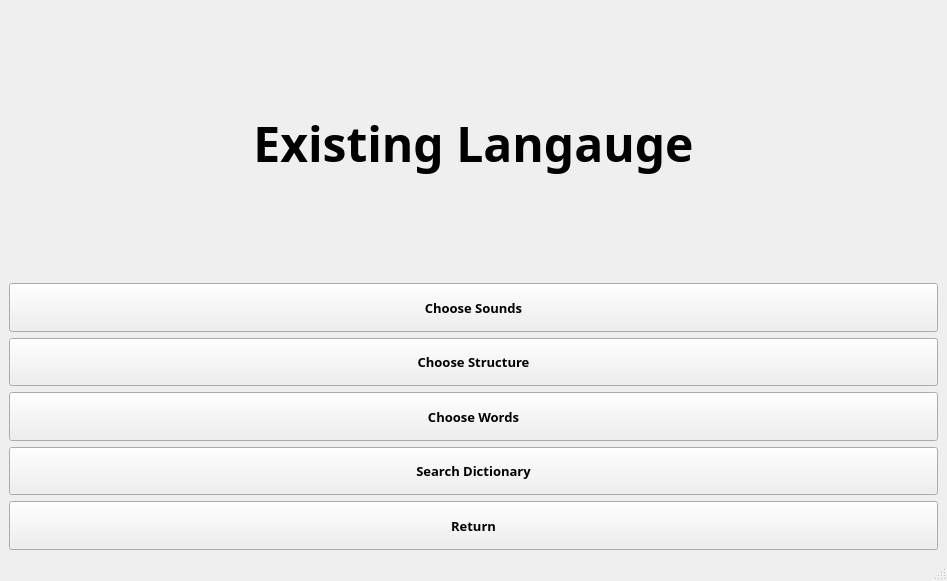
<?xml version="1.0" encoding="UTF-8"?>
<ui version="4.0">
 <class>ExistingLanguage</class>
 <widget class="QMainWindow" name="ExistingLanguage">
  <property name="geometry">
   <rect>
    <x>0</x>
    <y>0</y>
    <width>947</width>
    <height>581</height>
   </rect>
  </property>
  <property name="sizePolicy">
   <sizepolicy hsizetype="Minimum" vsizetype="Preferred">
    <horstretch>0</horstretch>
    <verstretch>0</verstretch>
   </sizepolicy>
  </property>
  <property name="windowTitle">
   <string>Language Creation Tool</string>
  </property>
  <widget class="QWidget" name="centralwidget">
   <layout class="QVBoxLayout" name="verticalLayout_2">
    <item>
     <widget class="QLabel" name="label">
      <property name="font">
       <font>
        <family>Franklin Gothic Heavy</family>
        <pointsize>36</pointsize>
        <weight>75</weight>
        <bold>true</bold>
       </font>
      </property>
      <property name="layoutDirection">
       <enum>Qt::LeftToRight</enum>
      </property>
      <property name="text">
       <string>Existing Langauge</string>
      </property>
      <property name="alignment">
       <set>Qt::AlignCenter</set>
      </property>
     </widget>
    </item>
    <item>
     <layout class="QVBoxLayout" name="verticalLayout">
      <item>
       <widget class="QPushButton" name="btnChooseSounds">
        <property name="sizePolicy">
         <sizepolicy hsizetype="Minimum" vsizetype="Preferred">
          <horstretch>0</horstretch>
          <verstretch>0</verstretch>
         </sizepolicy>
        </property>
        <property name="font">
         <font>
          <family>Franklin Gothic Heavy</family>
          <pointsize>10</pointsize>
          <weight>75</weight>
          <bold>true</bold>
         </font>
        </property>
        <property name="text">
         <string>Choose Sounds</string>
        </property>
        <attribute name="buttonGroup">
         <string notr="true">buttonGroup</string>
        </attribute>
       </widget>
      </item>
      <item>
       <widget class="QPushButton" name="btnChooseStructure">
        <property name="sizePolicy">
         <sizepolicy hsizetype="Minimum" vsizetype="Preferred">
          <horstretch>0</horstretch>
          <verstretch>0</verstretch>
         </sizepolicy>
        </property>
        <property name="font">
         <font>
          <family>Franklin Gothic Heavy</family>
          <pointsize>10</pointsize>
          <weight>75</weight>
          <bold>true</bold>
         </font>
        </property>
        <property name="text">
         <string>Choose Structure</string>
        </property>
        <attribute name="buttonGroup">
         <string notr="true">buttonGroup</string>
        </attribute>
       </widget>
      </item>
      <item>
       <widget class="QPushButton" name="btnChooseWords">
        <property name="sizePolicy">
         <sizepolicy hsizetype="Minimum" vsizetype="Preferred">
          <horstretch>0</horstretch>
          <verstretch>0</verstretch>
         </sizepolicy>
        </property>
        <property name="font">
         <font>
          <family>Franklin Gothic Heavy</family>
          <pointsize>10</pointsize>
          <weight>75</weight>
          <bold>true</bold>
         </font>
        </property>
        <property name="text">
         <string>Choose Words</string>
        </property>
        <attribute name="buttonGroup">
         <string notr="true">buttonGroup</string>
        </attribute>
       </widget>
      </item>
      <item>
       <widget class="QPushButton" name="btnSearchDictionary">
        <property name="sizePolicy">
         <sizepolicy hsizetype="Minimum" vsizetype="Preferred">
          <horstretch>0</horstretch>
          <verstretch>0</verstretch>
         </sizepolicy>
        </property>
        <property name="font">
         <font>
          <family>Franklin Gothic Heavy</family>
          <pointsize>10</pointsize>
          <weight>75</weight>
          <bold>true</bold>
         </font>
        </property>
        <property name="text">
         <string>Search Dictionary</string>
        </property>
        <attribute name="buttonGroup">
         <string notr="true">buttonGroup</string>
        </attribute>
       </widget>
      </item>
      <item>
       <widget class="QPushButton" name="btnReturn">
        <property name="sizePolicy">
         <sizepolicy hsizetype="Minimum" vsizetype="Preferred">
          <horstretch>0</horstretch>
          <verstretch>0</verstretch>
         </sizepolicy>
        </property>
        <property name="font">
         <font>
          <family>Franklin Gothic Heavy</family>
          <pointsize>10</pointsize>
          <weight>75</weight>
          <bold>true</bold>
         </font>
        </property>
        <property name="text">
         <string>Return</string>
        </property>
        <property name="checkable">
         <bool>false</bool>
        </property>
        <attribute name="buttonGroup">
         <string notr="true">buttonGroup</string>
        </attribute>
       </widget>
      </item>
     </layout>
    </item>
   </layout>
  </widget>
  <widget class="QMenuBar" name="menubar">
   <property name="geometry">
    <rect>
     <x>0</x>
     <y>0</y>
     <width>947</width>
     <height>21</height>
    </rect>
   </property>
  </widget>
  <widget class="QStatusBar" name="statusbar"/>
 </widget>
 <resources/>
 <connections/>
 <buttongroups>
  <buttongroup name="buttonGroup"/>
 </buttongroups>
</ui>
